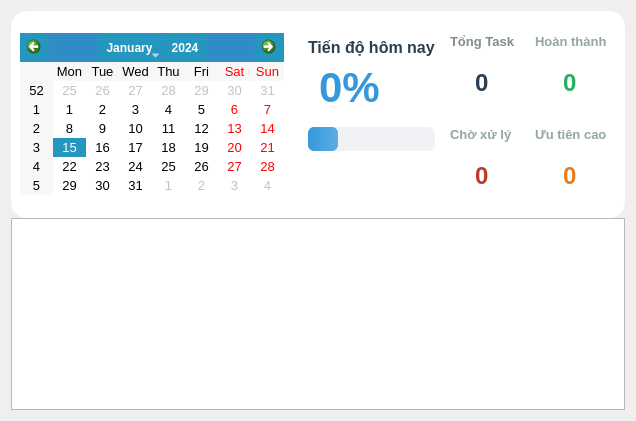
         <widget class="QWidget" name="calendarPage">
          <property name="styleSheet">
           <string notr="true">QCalendarWidget {
    background-color: #ffffff;
    border: 2px solid #e0e7ee;
    border-radius: 12px;
}

QCalendarWidget QToolButton {
    background-color: #2596be;
    color: white;
    border-radius: 6px;
    padding: 5px;
    font-weight: bold;
}

QCalendarWidget QToolButton:hover {
    background-color: #1a7a99;
}

QCalendarWidget QMenu {
    background-color: white;
    border: 2px solid #e0e7ee;
}

QCalendarWidget QSpinBox {
    background-color: white;
    border: 1px solid #e0e7ee;
    border-radius: 4px;
    padding: 4px;
}

QCalendarWidget QAbstractItemView:enabled {
    font-size: 13px;
    background-color: white;
    selection-background-color: #2596be;
    selection-color: white;
}

QCalendarWidget QAbstractItemView:disabled {
    color: #bdc3c7;
}
</string>
          </property>
          <layout class="QHBoxLayout" name="horizontalLayout_8">
           <item>
            <widget class="QWidget" name="widget_10" native="true">
             <layout class="QVBoxLayout" name="verticalLayout_21">
              <property name="spacing">
               <number>0</number>
              </property>
              <property name="leftMargin">
               <number>0</number>
              </property>
              <property name="topMargin">
               <number>0</number>
              </property>
              <property name="rightMargin">
               <number>0</number>
              </property>
              <property name="bottomMargin">
               <number>0</number>
              </property>
              <item>
               <widget class="QWidget" name="statsContainer" native="true">
                <property name="styleSheet">
                 <string notr="true">#statsContainer {
         background-color: white;
         border-radius: 16px;   i
         border: 1px solid #e0e0e0;
        }</string>
                </property>
                <layout class="QHBoxLayout" name="horizontalLayout_19">
                 <item>
                  <widget class="QCalendarWidget" name="calendarWidget">
                   <property name="sizePolicy">
                    <sizepolicy hsizetype="Fixed" vsizetype="Fixed">
                     <horstretch>0</horstretch>
                     <verstretch>0</verstretch>
                    </sizepolicy>
                   </property>
                  </widget>
                 </item>
                 <item>
                  <widget class="QWidget" name="widget_12" native="true">
                   <property name="sizePolicy">
                    <sizepolicy hsizetype="Preferred" vsizetype="Preferred">
                     <horstretch>0</horstretch>
                     <verstretch>0</verstretch>
                    </sizepolicy>
                   </property>
                   <property name="font">
                    <font>
                     <fontweight>ExtraLight</fontweight>
                    </font>
                   </property>
                   <property name="styleSheet">
                    <string notr="true">QProgressBar {
        background-color: #f0f2f5;
          border-radius: 6px;
         border: none;
        }
  QProgressBar::chunk {
        background-color: qlineargradient(spread:pad, x1:0, y1:0, x2:1, y2:0, stop:0 #3498db, stop:1 #5dade2);
        border-radius: 6px;
        }

#progressTitle {
           font-size: 16px;
         font-weight: bold;
          color: #2c3e50;
        }
#m_percentLabel {
        font-size: 42px;
         font-weight: bold;
         color: #3498db; 
          margin-bottom: 10px;
        }


#label_4, #label_5, #label_6, #label_7 {
          color: #95a5a6;
           font-size: 13px;
           font-weight: 500;
        }
#m_highPriorityLabel,#m_remainLabel ,#m_completedLabel, #m_totalLabel{
	  font-size: 24px;
         font-weight: bold;
        margin-bottom: 10px;
}</string>
                   </property>
                   <layout class="QHBoxLayout" name="horizontalLayout_21">
                    <item>
                     <layout class="QHBoxLayout" name="horizontalLayout_9" stretch="1,2">
                      <item>
                       <layout class="QVBoxLayout" name="verticalLayout_10">
                        <property name="leftMargin">
                         <number>9</number>
                        </property>
                        <property name="topMargin">
                         <number>9</number>
                        </property>
                        <property name="rightMargin">
                         <number>9</number>
                        </property>
                        <property name="bottomMargin">
                         <number>9</number>
                        </property>
                        <item>
                         <widget class="QLabel" name="progressTitle">
                          <property name="sizePolicy">
                           <sizepolicy hsizetype="Fixed" vsizetype="Fixed">
                            <horstretch>0</horstretch>
                            <verstretch>0</verstretch>
                           </sizepolicy>
                          </property>
                          <property name="font">
                           <font>
                            <pointsize>-1</pointsize>
                            <bold>true</bold>
                           </font>
                          </property>
                          <property name="styleSheet">
                           <string notr="true">color : #2c3e50;</string>
                          </property>
                          <property name="text">
                           <string>Tiến độ hôm nay</string>
                          </property>
                         </widget>
                        </item>
                        <item>
                         <widget class="QLabel" name="m_percentLabel">
                          <property name="sizePolicy">
                           <sizepolicy hsizetype="Fixed" vsizetype="Fixed">
                            <horstretch>0</horstretch>
                            <verstretch>0</verstretch>
                           </sizepolicy>
                          </property>
                          <property name="font">
                           <font>
                            <pointsize>-1</pointsize>
                            <bold>true</bold>
                           </font>
                          </property>
                          <property name="styleSheet">
                           <string notr="true">color: #3498db;</string>
                          </property>
                          <property name="text">
                           <string>0%</string>
                          </property>
                         </widget>
                        </item>
                        <item>
                         <widget class="QProgressBar" name="m_progressBar">
                          <property name="enabled">
                           <bool>true</bool>
                          </property>
                          <property name="sizePolicy">
                           <sizepolicy hsizetype="Minimum" vsizetype="Minimum">
                            <horstretch>0</horstretch>
                            <verstretch>0</verstretch>
                           </sizepolicy>
                          </property>
                          <property name="minimumSize">
                           <size>
                            <width>50</width>
                            <height>24</height>
                           </size>
                          </property>
                          <property name="maximumSize">
                           <size>
                            <width>150</width>
                            <height>16777215</height>
                           </size>
                          </property>
                          <property name="value">
                           <number>24</number>
                          </property>
                          <property name="textVisible">
                           <bool>false</bool>
                          </property>
                         </widget>
                        </item>
                        <item>
                         <spacer name="verticalSpacer">
                          <property name="orientation">
                           <enum>Qt::Orientation::Vertical</enum>
                          </property>
                          <property name="sizeHint" stdset="0">
                           <size>
                            <width>15</width>
                            <height>40</height>
                           </size>
                          </property>
                         </spacer>
                        </item>
                       </layout>
                      </item>
                      <item>
                       <layout class="QGridLayout" name="gridLayout_2">
                        <property name="horizontalSpacing">
                         <number>20</number>
                        </property>
                        <property name="verticalSpacing">
                         <number>15</number>
                        </property>
                        <item row="2" column="2" colspan="2" alignment="Qt::AlignmentFlag::AlignHCenter|Qt::AlignmentFlag::AlignVCenter">
                         <widget class="QLabel" name="m_completedLabel">
                          <property name="sizePolicy">
                           <sizepolicy hsizetype="Fixed" vsizetype="Fixed">
                            <horstretch>0</horstretch>
                            <verstretch>0</verstretch>
                           </sizepolicy>
                          </property>
                          <property name="styleSheet">
                           <string notr="true">color : #27ae60;</string>
                          </property>
                          <property name="text">
                           <string>0</string>
                          </property>
                         </widget>
                        </item>
                        <item row="1" column="2" colspan="2">
                         <widget class="QLabel" name="label_5">
                          <property name="text">
                           <string>Hoàn thành</string>
                          </property>
                         </widget>
                        </item>
                        <item row="3" column="0" colspan="2" alignment="Qt::AlignmentFlag::AlignVCenter">
                         <widget class="QLabel" name="label_6">
                          <property name="text">
                           <string>Chờ xử lý</string>
                          </property>
                         </widget>
                        </item>
                        <item row="2" column="0" colspan="2" alignment="Qt::AlignmentFlag::AlignHCenter">
                         <widget class="QLabel" name="m_totalLabel">
                          <property name="styleSheet">
                           <string notr="true">color : #2c3e50;
</string>
                          </property>
                          <property name="text">
                           <string>0</string>
                          </property>
                         </widget>
                        </item>
                        <item row="1" column="0" colspan="2">
                         <widget class="QLabel" name="label_4">
                          <property name="font">
                           <font>
                            <pointsize>-1</pointsize>
                            <fontweight>Medium</fontweight>
                           </font>
                          </property>
                          <property name="styleSheet">
                           <string notr="true">color: #7f8c8d;
font-size: 13px;</string>
                          </property>
                          <property name="text">
                           <string>Tổng Task</string>
                          </property>
                         </widget>
                        </item>
                        <item row="4" column="2" colspan="2" alignment="Qt::AlignmentFlag::AlignHCenter">
                         <widget class="QLabel" name="m_highPriorityLabel">
                          <property name="font">
                           <font>
                            <pointsize>-1</pointsize>
                            <bold>true</bold>
                           </font>
                          </property>
                          <property name="styleSheet">
                           <string notr="true">color : #e67e22;</string>
                          </property>
                          <property name="text">
                           <string>0</string>
                          </property>
                         </widget>
                        </item>
                        <item row="3" column="2" colspan="2">
                         <widget class="QLabel" name="label_7">
                          <property name="text">
                           <string>Ưu tiên cao</string>
                          </property>
                         </widget>
                        </item>
                        <item row="4" column="0" colspan="2" alignment="Qt::AlignmentFlag::AlignHCenter|Qt::AlignmentFlag::AlignVCenter">
                         <widget class="QLabel" name="m_remainLabel">
                          <property name="sizePolicy">
                           <sizepolicy hsizetype="Fixed" vsizetype="Fixed">
                            <horstretch>0</horstretch>
                            <verstretch>0</verstretch>
                           </sizepolicy>
                          </property>
                          <property name="font">
                           <font>
                            <pointsize>-1</pointsize>
                            <bold>true</bold>
                           </font>
                          </property>
                          <property name="styleSheet">
                           <string notr="true">color : #c0392b;
</string>
                          </property>
                          <property name="text">
                           <string>0</string>
                          </property>
                         </widget>
                        </item>
                       </layout>
                      </item>
                     </layout>
                    </item>
                   </layout>
                  </widget>
                 </item>
                </layout>
               </widget>
              </item>
              <item>
               <widget class="QListWidget" name="calendarTaskList"/>
              </item>
             </layout>
            </widget>
           </item>
          </layout>
         </widget>
